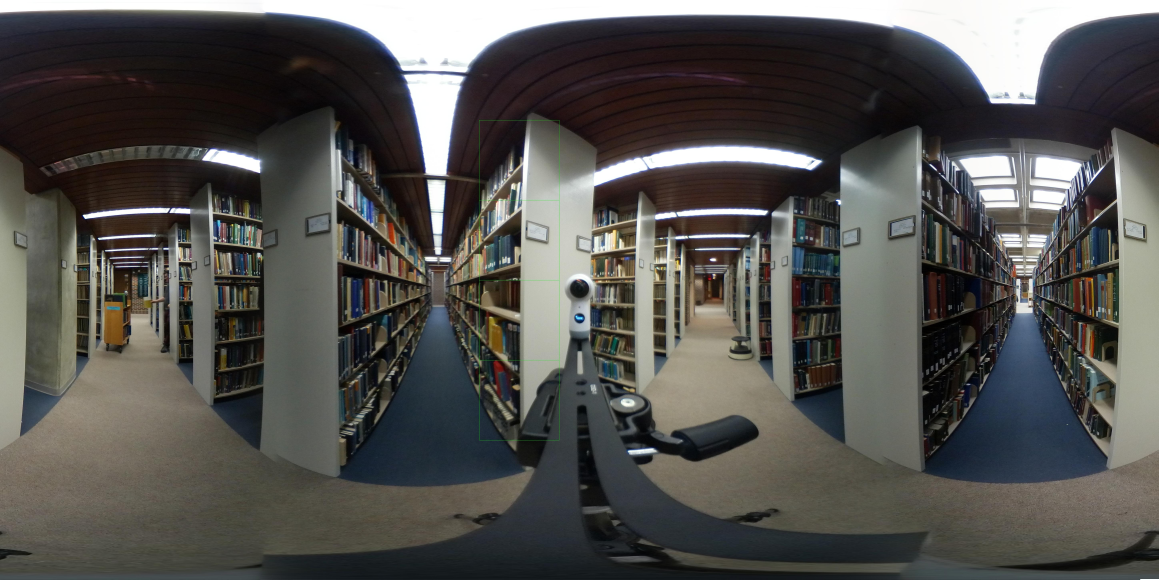
#> input picture test2P1.JPG, 5792 x 2896 px, given in place of aisle1sphere_pano.jpg, which was not available (shown at 1/5 size)
$ python 360.py
#> lines starting #> are read from the running program, lines starting #| are printed output that depends on the picture; after the words box and inside, x2 and y2 are one past the last pixel; in counts of white or black regions, pixels touching at a corner belong together; pictures that were not available may be replaced by others from this repository, and a replacement may not be noted
import numpy as np
from PIL import Image
import time
import math
import matplotlib.pyplot as plt
import matplotlib.image as mpimg
from progress.bar import IncrementalBar
from multiprocessing import Process, Queue
import pickle
from scipy import ndimage
from scipy.linalg import blas


def Marker(data,location,width=100,color = [0,255,0]):
    for i in range(-width,width+1):
        for j in range(-width,width+1):
            if abs(j) == width or abs(i) == width:
                try:
                    data[location[0]+i,location[1]+j] = color
                except:pass
            else:pass
    return(data)

def shiftImages(currentPosition,image1,image2,image3,amount):
    """
        Amount should be in pixels
        Works for images that measure 5792x2896 with three colour channels
    """
    image1 = np.roll(image1,3*amount)
    image2 = np.roll(image2,3*amount)
    image3 = np.roll(image3,3*amount)
    currentPosition = (currentPosition[0] + amount,currentPosition[1])
    return((currentPosition,image1,image2,image3))

pixelsToRadians = lambda p : math.pi * p / 2896
radiansToPixels = lambda r : int(2896 * r / math.pi)

def AnglesToDistance(p1,p2,cameraDistance = 0.27305):
    """
        Inputs two tuples of angles and outputs the distance from the camera 1 to the projected position
        p1 and p2 should be tuples of elements theta and phi
    """
    alpha1 = math.acos(math.sin(p1[1])*math.cos(p1[0]))
    alpha2 = math.acos(-math.sin(p2[1])*math.cos(p2[0]))
    distance = (cameraDistance * math.sin(alpha2)) / (math.sin(alpha2 + alpha1))
    return(distance)

def histogramEqualization(image):
    # http://www.janeriksolem.net/2009/06/histogram-equalization-with-python-and.html
    R = image[:,:,0]
    G = image[:,:,1]
    B = image[:,:,2]
    s = image.shape

    image_histogramR, binsR = np.histogram(R.flatten(), 256, density=True)
    image_histogramG, binsG = np.histogram(G.flatten(), 256, density=True)
    image_histogramB, binsB = np.histogram(B.flatten(), 256, density=True)
    cdfR = image_histogramR.cumsum() # cumulative distribution function
    cdfG = image_histogramG.cumsum()
    cdfB = image_histogramB.cumsum()
    cdfR = 255 * cdfR / cdfR[-1] # normalize
    cdfG = 255 * cdfG / cdfG[-1]
    cdfB = 255 * cdfB / cdfB[-1]
    image_equalizedR = np.interp(R.flatten(), binsR[:-1], cdfR)
    image_equalizedG = np.interp(G.flatten(), binsG[:-1], cdfG)
    image_equalizedB = np.interp(B.flatten(), binsB[:-1], cdfB)
    ImageOut = np.column_stack((image_equalizedR,image_equalizedG,image_equalizedB)).astype("uint8")
    ImageOut = ImageOut.reshape(s)
    return(ImageOut)


if __name__ == "__main__":
    startTime = time.time()
    image1 = Image.open("aisle1sphere_pano.jpg")
#> image1 is the input picture: PIL image 5792x2896 RGB; mean R, G, B 84.7, 83.4, 80.5
    image2 = Image.open("aisle2sphere_pano.jpg")
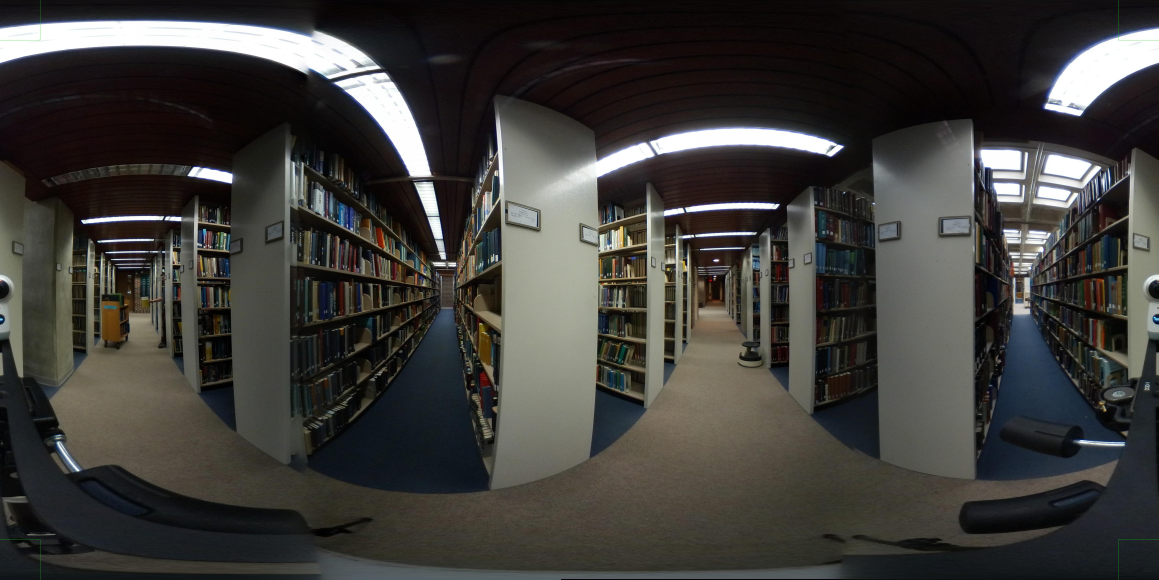
#> input picture test2P2.JPG, 5792 x 2896 px, given in place of aisle2sphere_pano.jpg, which was not available (shown at 1/5 size)
#> image2 is the input picture: PIL image 5792x2896 RGB; mean R, G, B 63, 61.6, 58.5
    print("Images Imported:", time.time()-startTime)

    dataType = np.ubyte
    image1data = np.array(image1,dtype=dataType)
    image2data = np.array(image2,dtype=dataType)


    # [12 lines of commented-out code are left out]
    image1data = np.roll(image1data,-3*(10))
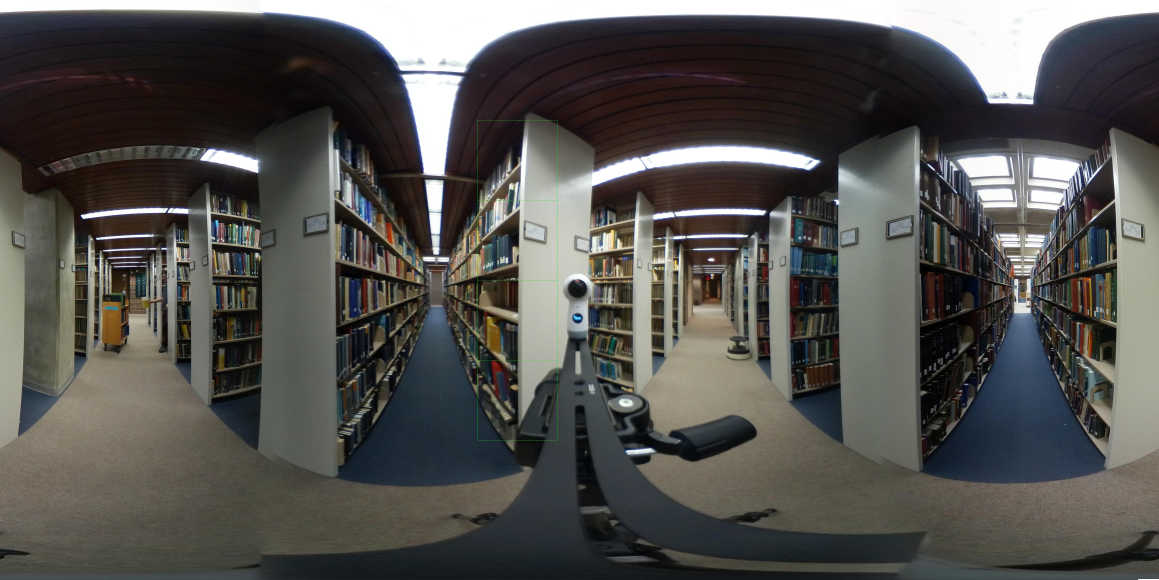
#> image1data: shape (2896, 5792, 3) (shown at 1/5 size); mean R, G, B 84.7, 83.4, 80.5
    image2data = np.roll(image2data,-3*(-61+2896))
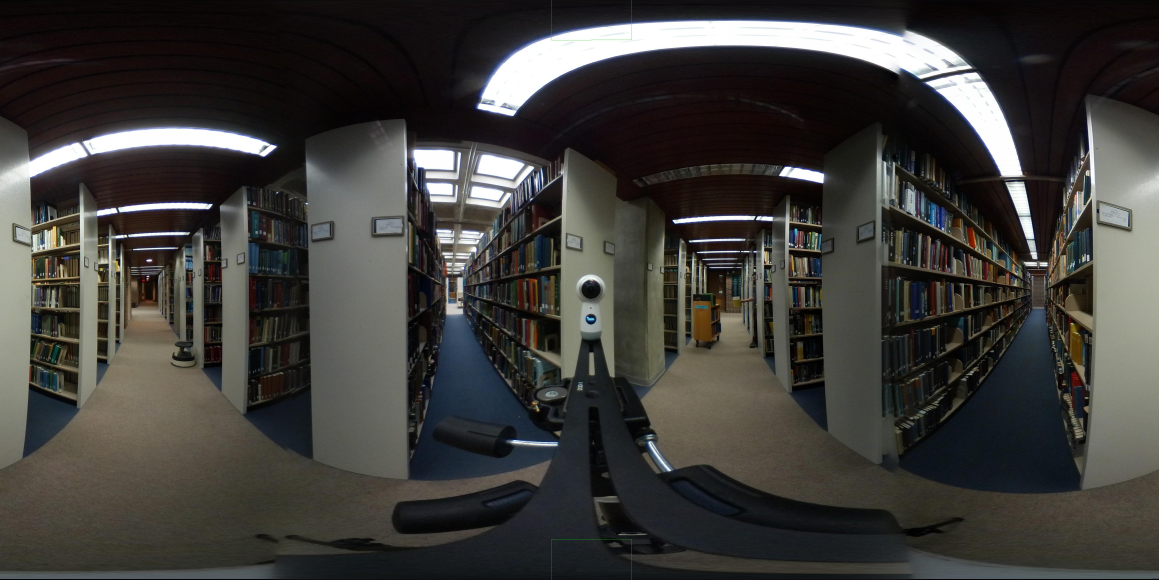
#> image2data: shape (2896, 5792, 3) (shown at 1/5 size); mean R, G, B 63, 61.6, 58.5
    outputData = np.array(image1data * 0,dtype=dataType)
#> outputData: shape (2896, 5792, 3); every value is 0
    outputData = histogramEqualization(outputData)
#> in histogramEqualization, `R = image[:,:,0]`: R: shape (2896, 5792); every value is 0
#> in histogramEqualization, `image_histogramR, binsR = np.histogram(R.flatten(), 256, density=True)`: image_histogramR = 256 values, max 256 at index 128, min 0 at index 0, mean 1; binsR = 257 values from -0.5 to 0.5
#> in histogramEqualization, `image_histogramG, binsG = np.histogram(G.flatten(), 256, density=True)`: image_histogramG has the same summary as image_histogramR
#> in histogramEqualization, `image_histogramB, binsB = np.histogram(B.flatten(), 256, density=True)`: image_histogramB has the same summary as image_histogramR
#> in histogramEqualization, `cdfR = image_histogramR.cumsum()`: cdfR = 256 values from 0 to 256
#> in histogramEqualization, `cdfR = 255 * cdfR / cdfR[-1]`: cdfR = 256 values from 0 to 255
#> in histogramEqualization, `ImageOut = ImageOut.reshape(s)`: ImageOut: shape (2896, 5792, 3); every value is 255
    Image.fromarray(image1data).show()
    Image.fromarray(image2data).show()
    print("Images Equalized:",time.time()-startTime)

    #This is a slow way to compute the sobel filter and then adjust the values
    #It would be faster to use histogram modification to adjust the values
    #This is just easy to program and should be fixed
    edgeData = ndimage.sobel(np.mean(image1data,axis=2))
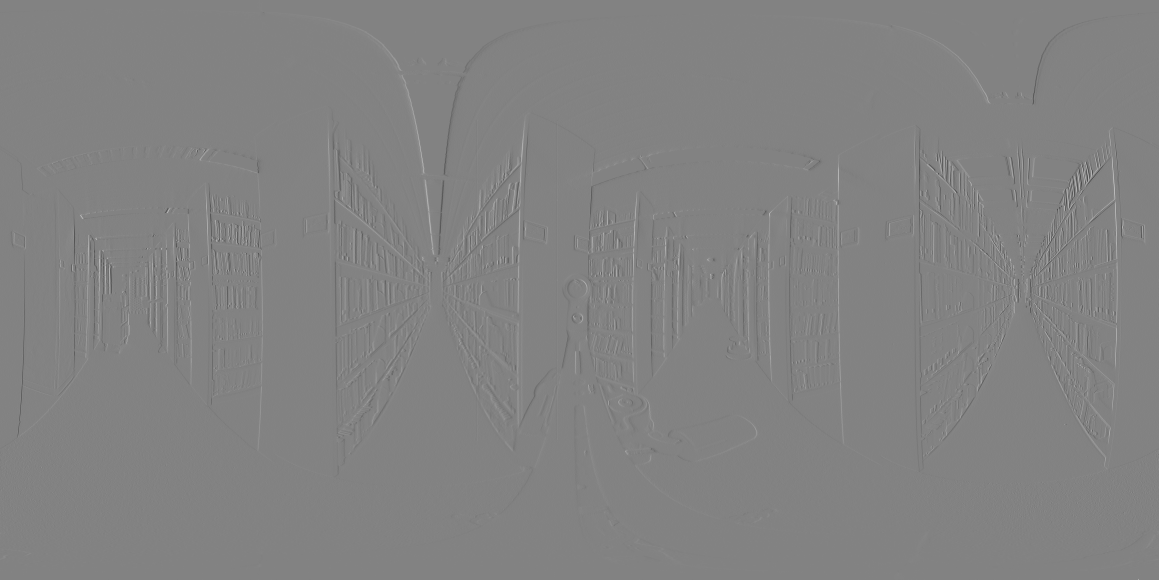
#> edgeData: shape (2896, 5792) float64 (shown at 1/5 size); min -738.7, max 701.3, mean 0; drawn with min black and max white
    shape = edgeData.shape
#> shape = (2896, 5792)
    edgeData = np.ndarray.tolist(edgeData.flatten())
#> edgeData = 16773632 items
    edgeData = np.reshape(np.array(list(map(lambda x: 0 if x < 0 else (255 if (x > 255) else (255 if (x > 50) else 0)),edgeData))),shape)
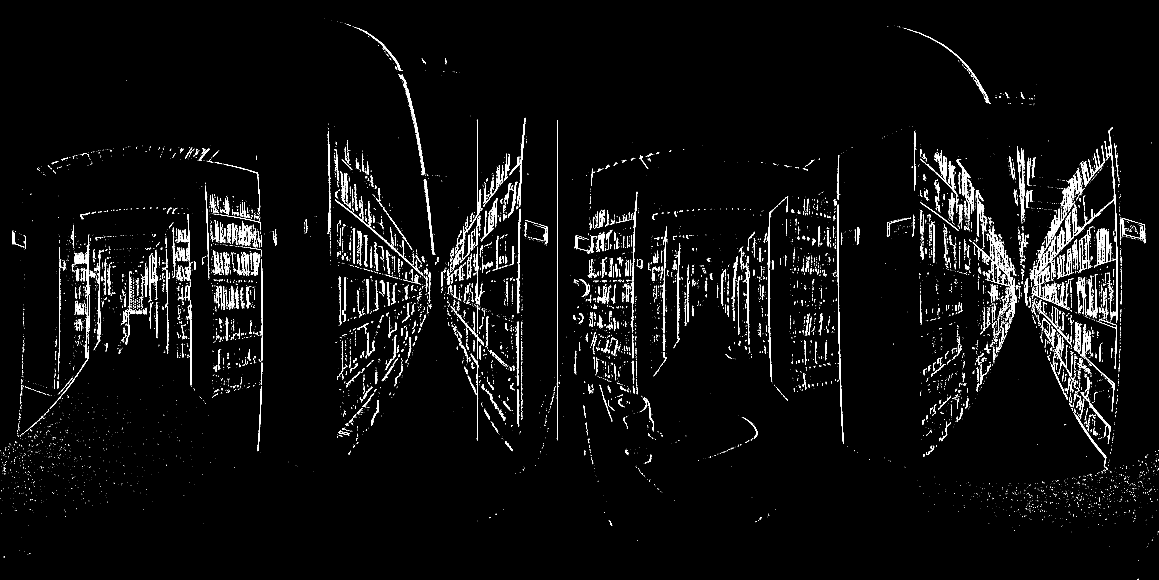
#> edgeData: shape (2896, 5792) int64 (shown at 1/5 size); 2.5% white; 12267 white regions (9754 under 20 px), largest, box (x1, y1, x2, y2) and area: (4185, 1023, 4219, 2219) 5597, (2005, 374, 2124, 876) 4226, (5436, 637, 5587, 1302) 3562
    print("Edge Data Computed:",time.time()-startTime)
#> (the run stopped early here; a loop or call above may not have finished)
